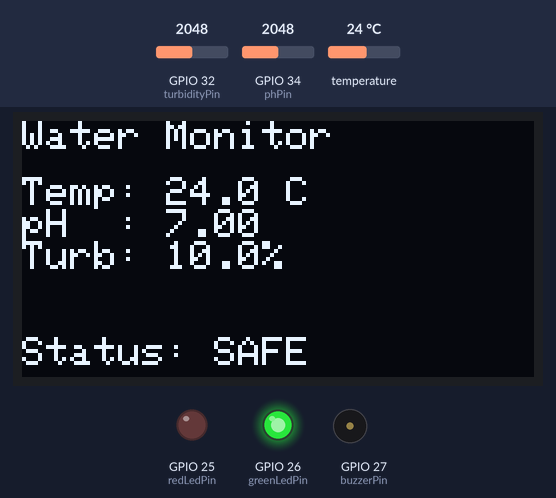
The sketch below on a simulated ESP32. On the bench: 128×64 one-colour display, output pins drawn as LEDs (lit = HIGH), buzzer (waves = sounding, pin HIGH). The inputs (shaded band) are chosen by the test bench; at power-on: GPIO 32 (turbidityPin) = 2048, GPIO 34 (phPin) = 2048, temperature 24 °C. WiFi joins after 1.5 s; servers stay silent unless stated; web services answer with replies made up by the test bench; what the sketch prints to the serial monitor is not drawn.

Above: at 2.4 s.
At 23.4 s:
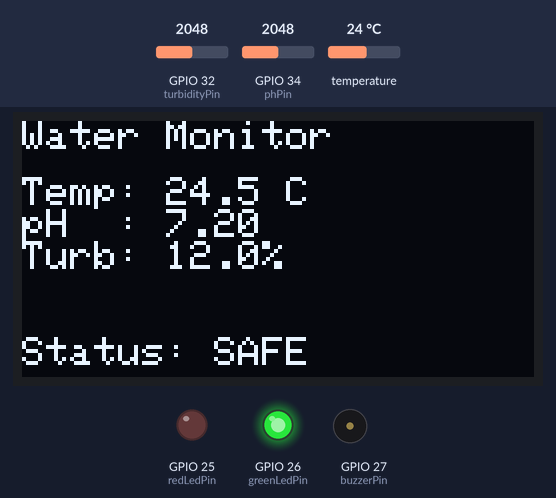
At 44.9 s:
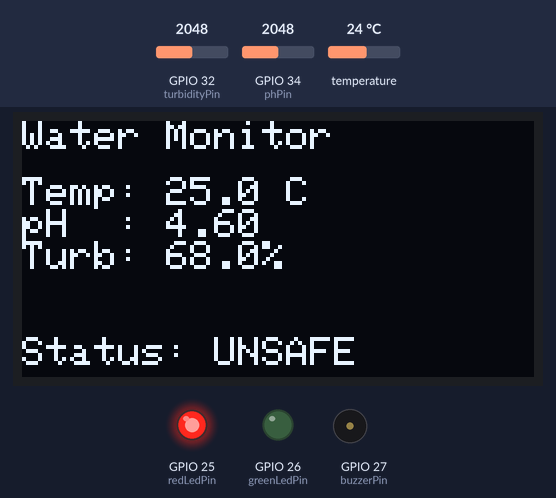
At 66.4 s:
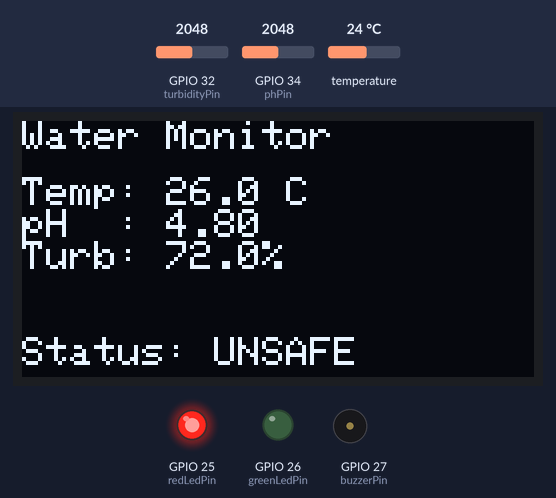
At 87.4 s:
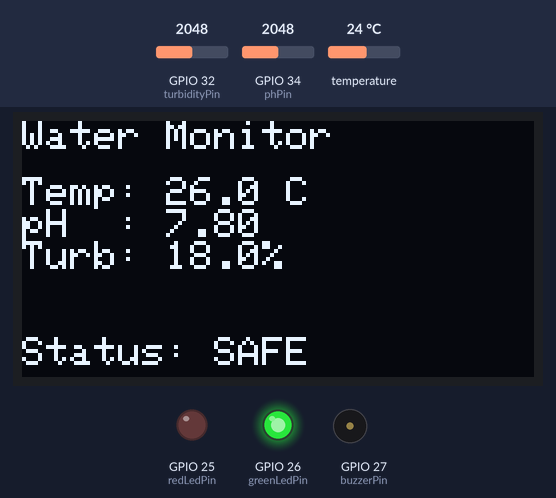
At 129.4 s:
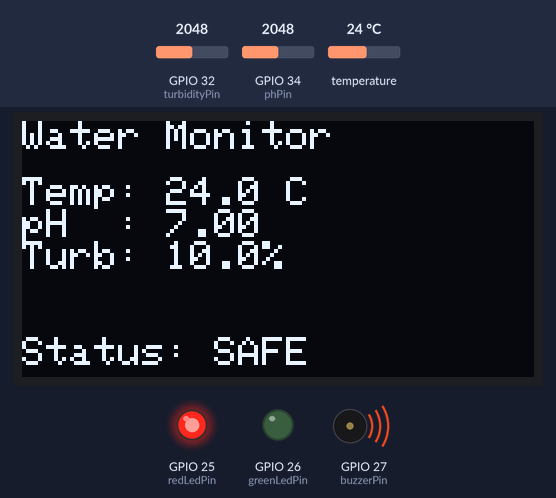
Timing chart, 0 to 130.0 s (numbered marks = the images above):
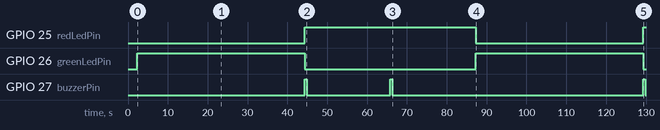

Measured:
- by itself, GPIO 25 (redLedPin): LOW → HIGH at 44.3 s, → LOW 43.0 s later, → HIGH 42.0 s later
- by itself, GPIO 26 (greenLedPin): alternates HIGH for 42.0 s and LOW for 43.0 s
- by itself, GPIO 27 (buzzerPin): goes HIGH 0.50 s, LOW 21.0 s, HIGH 0.50 s, LOW 63.0 s, HIGH 0.50 s, then LOW
- what the display in image 0 shows lasts 21.0 s, from 2.4 s to 23.4 s
- what the display in image 1 shows lasts 21.5 s, from 23.4 s to 44.9 s

The sketch:

sketch.ino
```cpp
#include <HTTPClient.h>
#include <OneWire.h>
#include <DallasTemperature.h>
#include <WiFi.h>
#include <Wire.h>
#include <Adafruit_GFX.h>
#include <Adafruit_SSD1306.h>


// =====================================================
// PIN CONFIGURATION
// =====================================================

const int phPin = 34;
const int turbidityPin = 32;

const int buzzerPin = 27;
const int redLedPin = 25;
const int greenLedPin = 26;


// =====================================================
// WIFI / THINGSPEAK CONFIGURATION
// =====================================================

const char* ssid = "Wokwi-GUEST";
const char* password = "";

const char* server = "http://api.thingspeak.com/update";

String apiKey = "9CU0PLZEI3LD29LP";


// =====================================================
// DS18B20 TEMPERATURE SENSOR
// =====================================================

#define ONE_WIRE_BUS 4

OneWire oneWire(ONE_WIRE_BUS);
DallasTemperature sensors(&oneWire);


// =====================================================
// OLED CONFIGURATION
// =====================================================

#define SCREEN_WIDTH 128
#define SCREEN_HEIGHT 64

Adafruit_SSD1306 display(
  SCREEN_WIDTH,
  SCREEN_HEIGHT,
  &Wire,
  -1
);


// =====================================================
// DEMONSTRATION MODE
// =====================================================
//
// The system deliberately alternates:
//
// Reading 1 -> SAFE
// Reading 2 -> SAFE
// Reading 3 -> UNSAFE
// Reading 4 -> UNSAFE
//
// Then the cycle repeats:
//
// Reading 5 -> SAFE
// Reading 6 -> SAFE
// Reading 7 -> UNSAFE
// Reading 8 -> UNSAFE
//
// This gives approximately 50% SAFE and 50% UNSAFE
// readings for demonstration and dataset generation.
// =====================================================

const bool DEMO_MODE = true;

int demoCounter = 0;


// =====================================================
// SAFE SENSOR RANGE
// =====================================================

const float SAFE_TEMP_MIN = 22.0;
const float SAFE_TEMP_MAX = 28.0;

const float SAFE_PH_MIN = 6.8;
const float SAFE_PH_MAX = 8.2;

const float SAFE_TURB_MIN = 10.0;
const float SAFE_TURB_MAX = 25.0;


// =====================================================
// UNSAFE SENSOR RANGE
// =====================================================
//
// The values deliberately violate at least one
// water-quality condition while remaining realistic
// for demonstration purposes.
// =====================================================

const float UNSAFE_TEMP_MIN = 23.0;
const float UNSAFE_TEMP_MAX = 27.0;

const float UNSAFE_PH_MIN = 4.2;
const float UNSAFE_PH_MAX = 5.0;

const float UNSAFE_TURB_MIN = 60.0;
const float UNSAFE_TURB_MAX = 75.0;


// =====================================================
// SETUP
// =====================================================

void setup() {

  Serial.begin(115200);


  // ---------------------------------------------------
  // Output pins
  // ---------------------------------------------------

  pinMode(buzzerPin, OUTPUT);
  digitalWrite(buzzerPin, LOW);

  pinMode(redLedPin, OUTPUT);
  pinMode(greenLedPin, OUTPUT);

  digitalWrite(redLedPin, LOW);
  digitalWrite(greenLedPin, LOW);


  // ---------------------------------------------------
  // Temperature sensor
  // ---------------------------------------------------

  sensors.begin();


  // ---------------------------------------------------
  // I2C
  // ---------------------------------------------------

  Wire.begin(21, 22);


  // ---------------------------------------------------
  // OLED
  // ---------------------------------------------------

  if (!display.begin(SSD1306_SWITCHCAPVCC, 0x3C)) {

    Serial.println("OLED Failed");

    while (true);
  }


  // ---------------------------------------------------
  // WiFi
  // ---------------------------------------------------

  Serial.println();
  Serial.println("Connecting to WiFi...");

  WiFi.begin(ssid, password);

  while (WiFi.status() != WL_CONNECTED) {

    delay(500);

    Serial.print(".");
  }

  Serial.println();

  Serial.println("WiFi Connected!");

  Serial.print("IP Address: ");
  Serial.println(WiFi.localIP());


  // ---------------------------------------------------
  // Demonstration information
  // ---------------------------------------------------

  Serial.println();

  Serial.println("=======================================");
  Serial.println(" SecureWater IoT Demonstration Mode");
  Serial.println(" 2 SAFE -> 2 UNSAFE readings");
  Serial.println(" Approximately 50/50 distribution");
  Serial.println("=======================================");
}


// =====================================================
// MAIN LOOP
// =====================================================

void loop() {


  // ===================================================
  // READ PHYSICAL SENSORS
  // ===================================================

  int phADC = analogRead(phPin);

  int turbADC = analogRead(turbidityPin);


  // ===================================================
  // pH CALCULATION
  // ===================================================

  float voltage = phADC * (3.3 / 4095.0);

  float ph = 7 + ((2.5 - voltage) / 0.18);


  // Keep pH within valid range

  if (ph < 0)
    ph = 0;

  if (ph > 14)
    ph = 14;


  // ===================================================
  // TURBIDITY CALCULATION
  // ===================================================

  float turbidity = (turbADC / 4095.0) * 100.0;


  // ===================================================
  // TEMPERATURE
  // ===================================================

  sensors.requestTemperatures();

  float temperature = sensors.getTempCByIndex(0);


  // ===================================================
  // DEMONSTRATION PROFILE
  // ===================================================
  //
  // Four-reading cycle:
  //
  // position 0 -> SAFE
  // position 1 -> SAFE
  // position 2 -> UNSAFE
  // position 3 -> UNSAFE
  //
  // Then repeat.
  // ===================================================

  bool demonstrationSafe = false;


  if (DEMO_MODE) {

    int position = demoCounter % 4;


    // =================================================
    // SAFE PROFILE
    // =================================================

    if (position < 2) {

      demonstrationSafe = true;


      // -----------------------------------------------
      // SAFE TEMPERATURE
      // -----------------------------------------------

      temperature =
          24.0 + ((demoCounter % 5) * 0.5);


      // -----------------------------------------------
      // SAFE pH
      // -----------------------------------------------

      ph =
          7.0 + ((demoCounter % 5) * 0.2);


      // -----------------------------------------------
      // SAFE TURBIDITY
      // -----------------------------------------------

      turbidity =
          10.0 + ((demoCounter % 5) * 2.0);
    }


    // =================================================
    // UNSAFE PROFILE
    // =================================================

    else {

      demonstrationSafe = false;


      // -----------------------------------------------
      // UNSAFE TEMPERATURE
      // -----------------------------------------------

      temperature =
          23.0 + ((demoCounter % 4) * 1.0);


      // -----------------------------------------------
      // UNSAFE pH
      // -----------------------------------------------

      ph =
          4.2 + ((demoCounter % 4) * 0.2);


      // -----------------------------------------------
      // UNSAFE TURBIDITY
      // -----------------------------------------------

      turbidity =
          60.0 + ((demoCounter % 4) * 4.0);
    }
  }


  // ===================================================
  // pH STATUS
  // ===================================================

  String phStatus;


  if (ph < 6.5)

    phStatus = "ACIDIC";

  else if (ph <= 8.5)

    phStatus = "SAFE";

  else

    phStatus = "ALKALINE";


  // ===================================================
  // WATER QUALITY DECISION
  // ===================================================
  //
  // SAFE requires ALL conditions:
  //
  // Temperature: 20-35 C
  // pH:          6.5-8.5
  // Turbidity:   <30%
  //
  // Otherwise -> UNSAFE
  // ===================================================

  String waterStatus;

  int waterQualityValue;


  bool isTempSafe =
      (temperature >= 20.0 &&
       temperature <= 35.0);


  bool isPhSafe =
      (ph >= 6.5 &&
       ph <= 8.5);


  bool isTurbiditySafe =
      (turbidity < 30.0);


  // ===================================================
  // SAFE
  // ===================================================

  if (isTempSafe &&
      isPhSafe &&
      isTurbiditySafe) {

    waterStatus = "SAFE";

    waterQualityValue = 1;


    // Green LED ON
    digitalWrite(greenLedPin, HIGH);

    // Red LED OFF
    digitalWrite(redLedPin, LOW);

    // Buzzer OFF
    digitalWrite(buzzerPin, LOW);
  }


  // ===================================================
  // UNSAFE
  // ===================================================

  else {

    waterStatus = "UNSAFE";

    waterQualityValue = 0;


    // Green LED OFF
    digitalWrite(greenLedPin, LOW);

    // Red LED ON
    digitalWrite(redLedPin, HIGH);


    // Short warning beep
    digitalWrite(buzzerPin, HIGH);

    delay(500);

    digitalWrite(buzzerPin, LOW);
  }


  // ===================================================
  // SERIAL MONITOR
  // ===================================================

  Serial.println("---------------------------------------");


  Serial.print("Reading Number : ");
  Serial.println(demoCounter + 1);


  Serial.print("Demo Profile   : ");

  if (waterStatus == "SAFE")

    Serial.println("SAFE");

  else

    Serial.println("UNSAFE");


  Serial.print("Temperature : ");
  Serial.print(temperature, 2);
  Serial.println(" C");


  Serial.print("pH : ");
  Serial.print(ph, 2);

  Serial.print(" (");
  Serial.print(phStatus);
  Serial.println(")");


  Serial.print("Turbidity : ");
  Serial.print(turbidity, 1);
  Serial.println(" %");


  Serial.print("Water Quality : ");
  Serial.println(waterStatus);


  // ===================================================
  // OLED DISPLAY
  // ===================================================

  display.clearDisplay();

  display.setTextSize(1);

  display.setTextColor(SSD1306_WHITE);


  // Title
  display.setCursor(0, 0);

  display.println("Water Monitor");


  // Temperature
  display.setCursor(0, 14);

  display.print("Temp: ");

  display.print(temperature, 1);

  display.println(" C");


  // pH
  display.print("pH  : ");

  display.println(ph, 2);


  // Turbidity
  display.print("Turb: ");

  display.print(turbidity, 1);

  display.println("%");


  // Status
  display.setCursor(0, 54);

  display.print("Status: ");

  display.println(waterStatus);


  display.display();


  // ===================================================
  // SEND DATA TO THINGSPEAK
  // ===================================================

  if (WiFi.status() == WL_CONNECTED) {

    HTTPClient http;


    String url =
        String(server)
        + "?api_key=" + apiKey
        + "&field1=" + String(temperature, 2)
        + "&field2=" + String(ph, 2)
        + "&field3=" + String(turbidity, 1)
        + "&field4=" + String(waterQualityValue);


    http.begin(url);


    int httpCode = http.GET();


    Serial.print("ThingSpeak Response: ");

    Serial.println(httpCode);


    http.end();
  }


  else {

    Serial.println("WiFi Disconnected!");
  }


  // ===================================================
  // MOVE TO NEXT READING
  // ===================================================

  demoCounter++;


  // ===================================================
  // THINGSPEAK UPDATE INTERVAL
  // ===================================================
  //
  // 20 seconds provides a safe margin between
  // ThingSpeak updates.
  // ===================================================

  delay(20000);
}
```
